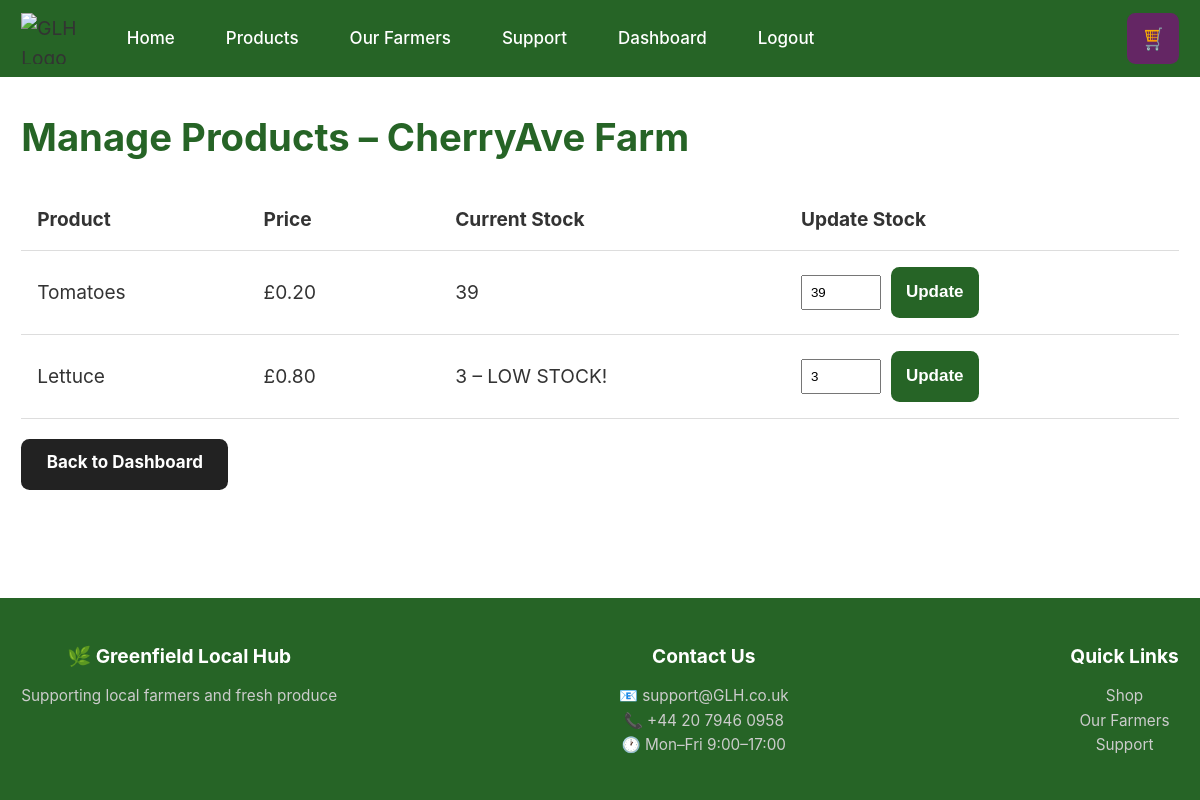
Screenshot of /dashboard/manage-products.php (signed in) with the database file from the repository.
### tables this page shows
CREATE TABLE `producer` (
  `ProducerID` int(11) NOT NULL,
  `CustomerID` int(11) DEFAULT NULL,
  `Name` varchar(100) NOT NULL,
  `FarmLocation` varchar(255) DEFAULT NULL,
  `Description` text DEFAULT NULL,
  `ContactEmail` varchar(255) DEFAULT NULL,
  `ImageURL` varchar(255) DEFAULT NULL
);

CREATE TABLE `product` (
  `ProductID` int(11) NOT NULL,
  `ProducerID` int(11) NOT NULL,
  `Name` varchar(100) NOT NULL,
  `Price` decimal(10,2) NOT NULL,
  `StockLevel` int(11) DEFAULT 0,
  `Description` text DEFAULT NULL,
  `ImageURL` varchar(255) DEFAULT NULL,
  `CreatedAt` datetime DEFAULT current_timestamp()
);

### dashboard/manage-products.php (the view, shortened to what this page needs)
<?php
require_once '../config/db.php';
$userId = $_SESSION['user_id'];
$stmt = $pdo->prepare("SELECT * FROM Producer WHERE CustomerID = ?");
$stmt->execute([$userId]);
$producer = $stmt->fetch();
$producerId = $producer['ProducerID'];
$stmt = $pdo->prepare("SELECT * FROM Product WHERE ProducerID = ?");
$stmt->execute([$producerId]);
$products = $stmt->fetchAll();
?>
<?php include '../includes/header.php'; ?>
<main>
    <div class="container">
        <h1 style="margin-top: 30px; color: #266426;">Manage Products – <?php echo htmlspecialchars($producer['Name']); ?></h1>
        <table class="trolley-table" style="margin-top: 20px;">
            <thead>
                <tr>
                    <th>Product</th>
                    <th>Price</th>
                    <th>Current Stock</th>
                    <th>Update Stock</th>
                </tr>
            </thead>
            <tbody>
                <?php foreach ($products as $product): ?>
                    <tr>
                        <td><?php echo htmlspecialchars($product['Name']); ?></td>
                        <td>£<?php echo number_format($product['Price'], 2); ?></td>
                        <td>
                            <?php echo $product['StockLevel']; ?>
                            <?php if ($product['StockLevel'] < 5): ?>
                                <span class="low-stock"> – LOW STOCK!</span>
                            <?php endif; ?>
                        </td>
                        <td>
                            <form method="POST" action="" style="display: flex; gap: 10px; align-items: center;">
                                <input type="number" name="new_stock" value="<?php echo $product['StockLevel']; ?>" min="0" style="width: 80px; padding: 8px;">
                                <button type="submit" name="update_stock" class="btn btn-primary" style="padding: 8px 15px;">Update</button>
                            </form>
                        </td>
                    </tr>
                <?php endforeach; ?>
            </tbody>
        </table>
        <a href="/GLH/dashboard/index.php" class="btn btn-dark" style="margin-top: 20px;">Back to Dashboard</a>
    </div>
</main>
<?php include '../includes/footer.php'; ?>

### css/style.css (style rules this page uses)
*, *::before, *::after { -webkit-tap-highlight-color: transparent; -webkit-overflow-scrolling: touch; }
html { -webkit-text-size-adjust: 100%; text-size-adjust: 100%; font-size: 16px; line-height: 1.5; }
body { font-family: -apple-system, BlinkMacSystemFont, 'Roboto', 'Open Sans', 'Segoe UI', system-ui, sans-serif; font-size: 0.95rem; line-height: 1.6; color: #333; background-color: #ffffff; margin: 0; padding: 0; min-height: 100vh; display: flex; flex-direction: column; overflow-x: hidden; }
* { margin: 0; padding: 0; box-sizing: border-box; }
main { flex: 1; }
a { text-decoration: none; color: inherit; -webkit-touch-callout: none; }
.container { width: 100%; max-width: none; margin: 0 auto; padding: 0 1rem; }
.btn { display: inline-block; padding: 0.75rem 1.5rem; border: none; border-radius: 0.5rem; font-size: 1rem; font-weight: bold; cursor: pointer; transition: all 0.3s; text-align: center; min-height: 3rem; line-height: 1.2; touch-action: manipulation; }
.btn-primary { background-color: #266426; color: #ffffff; }
.btn-dark { background-color: #222; color: #ffffff; }
.trolley-table, .stock-table { width: 100%; border-collapse: collapse; }
@media (min-width: 769px) { .trolley-table th, .trolley-table td, .stock-table th, .stock-table td { padding: 0.75rem; text-align: left; border-bottom: 1px solid #ddd; min-width: 6rem; } }
@media (min-width: 481px) { html { font-size: 17px; } }
@media (min-width: 481px) { .container { padding: 0 1.25rem; } }
@media (min-width: 769px) { body { font-size: 1.125rem; } }
@media (min-width: 769px) { .container { max-width: 1200px; padding: 0 1.25rem; } }
@media (min-width: 769px) { .trolley-table th, .trolley-table td { padding: 0.9375rem; } }

### rows the page displays
producer: Name "CherryAve Farm"
product: Name "Tomatoes", Price "0.20", StockLevel "39", new_stock "39"
product: Name "Lettuce", Price "0.80", StockLevel "3", shows "– LOW STOCK!", new_stock "3"
